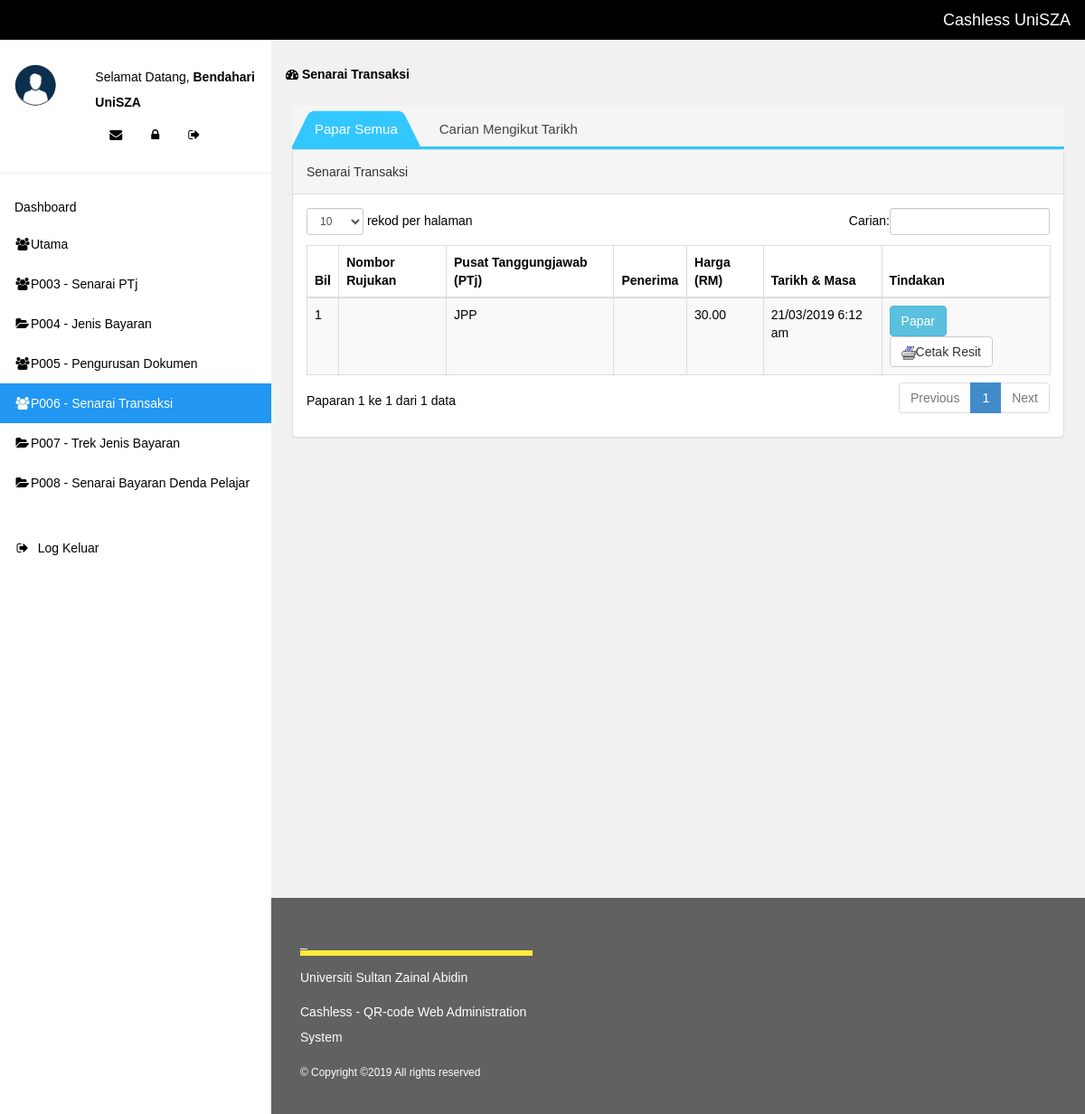
/P006.php (signed in), run on an earlier commit of the app's database.
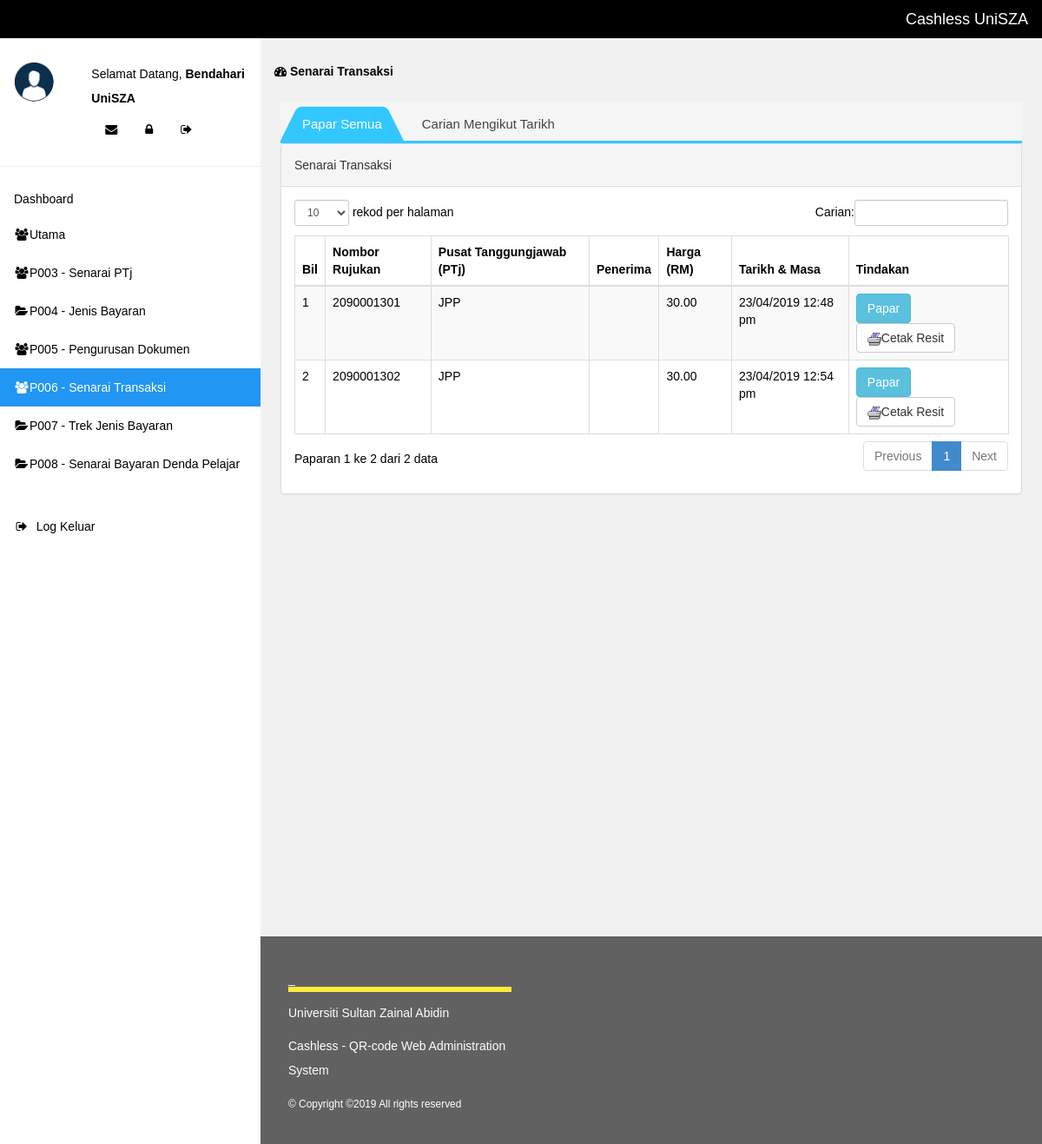
And on a later commit of the database.
### tables this page shows
CREATE TABLE transaksi (
  id_transaksi INT(10) NOT NULL AUTO_INCREMENT,
  ic_pengguna VARCHAR(12) NOT NULL,
  id_kodtransaksi INT(10) NOT NULL,
  id_jenistransaksi VARCHAR(16) NOT NULL,
  tarikh DATETIME NOT NULL,
  jumlah FLOAT(10,2) NOT NULL,
  daripada VARCHAR(12) NOT NULL,
  kepada VARCHAR(12) NOT NULL,
  statustransaction VARCHAR(50) NOT NULL,
  norujukan VARCHAR(50) NULL,
  merchantid VARCHAR(50) NULL,
  jeniskad VARCHAR(50)  NULL,
  status_dokumen VARCHAR(50) NOT NULL,
  doc_acceptby VARCHAR(50) NULL,
  doc_acceptby_nama VARCHAR(50) DEFAULT NULL COMMENT 'nama orang yang ambil',
  doc_giveby VARCHAR(50) NULL,
  created_date TIMESTAMP NULL DEFAULT CURRENT_TIMESTAMP,
  PRIMARY KEY (id_transaksi),
  FOREIGN KEY (ic_pengguna) REFERENCES akaun_pengguna (ic_pengguna),
  FOREIGN KEY (id_kodtransaksi) REFERENCES kod_transaksi (id_kodtransaksi),
  FOREIGN KEY (id_jenistransaksi) REFERENCES kod_jenistransaksi (id_jenistransaksi)
);

CREATE TABLE kod_jenistransaksi (
  id_jenistransaksi VARCHAR(16) NOT NULL,
  jenistransaksi VARCHAR(100) NOT NULL,
  jabatan VARCHAR(40) NOT NULL,
  created_date TIMESTAMP NULL DEFAULT CURRENT_TIMESTAMP,
  PRIMARY KEY (id_jenistransaksi)
  );

### web/ui/table_senarai_transaksi.php (the view, shortened to what this page needs)
<?
	$date = new DateTime();
	$current_date=$date->format('Y-m-d');
	$flag=$_GET['flg'];
		if($flag==''){
			$flag='tb_1';
			}
	$dateSelection=$_GET['dt'];
	if($dateSelection==''){
			$dateSelection='tiada';
			}
?>
<div class="col-md-12">
<div id='cssmenu'>
	<ul>
		<li class="<? echo ($flag=='tb_1'?'active':'') ?>"><a href="P006.php?dt=tiada&flg=tb_1">Papar Semua</a></li>
		<? if ($dateSelection=='tiada' || $dateSelection==''){
			?>
		<li class="<? echo ($flag=='tb_2'?'active':'') ?>"><a href="P006.php?dt=<? echo $current_date; ?>&flg=tb_2">Carian Mengikut Tarikh</a></li>
		<? }else {?>
		<li class="<? echo ($flag=='tb_2'?'active':'') ?>"><a href="P006.php?dt=<? echo $dateSelection; ?>&flg=tb_2">Carian Mengikut Tarikh</a></li>
		<?}?>
	</ul>
</div>
                    <div class="panel panel-default">
                        <div class="panel-heading">
                             Senarai Transaksi
                        </div>
                        <div class="panel-body">
                            <div class="table-responsive">
                                <table class="table table-striped table-bordered table-hover" id="dataTables-example">
                                    <thead>
                                        <tr>
                                            <th>Bil</th>
                                            <th>Nombor Rujukan</th>
											 <th>Pusat Tanggungjawab (PTj)</th>
                                            <th>Penerima</th>
                                            <th>Harga (RM)</th>
											<th>Tarikh & Masa</th>
											<th>Tindakan</th>
                                        </tr>
                                    </thead>
                                    <tbody>
<?php
if($dateSelection=='tiada'){
	$data = mysql_query("SELECT * FROM transaksi");
}else if($dateSelection!='tiada'){
 $data = mysql_query("SELECT * FROM transaksi WHERE DATE_FORMAT(tarikh,'%Y-%m-%d')='$dateSelection'");
} ?>
										<?php
										$i=1;
										while($info = mysql_fetch_array( $data )) {
$tarikh=$info['tarikh'];
$tarikh= DateTime::createFromFormat('Y-m-d H:i:s', $tarikh)->format('d/m/Y g:i a');
											echo "<tr class='gradeA'>";
											echo "<td>".$i." </td>";
											echo "<td>".$info['norujukan']." </td>";
											$data3 = mysql_query("SELECT * FROM kod_jenistransaksi WHERE id_jenistransaksi='".$info['id_jenistransaksi']."'");
											$info3 = mysql_fetch_array( $data3 );
                                            echo "<td>".$info3['jabatan'] . " </td>";
                                            echo "<td>".$info['doc_acceptby_nama'] . " </td>";
											echo "<td>".$info['jumlah'] . " </td>";
											echo "<td>".$tarikh . " </td>";
                                            ?>
											<td>
											<button class="btn btn-info" data-toggle="modal" data-target="#myModalInfo<?echo $info['id_transaksi'];?>">Papar</button>
									<A HREF='../extension/html2pdf/cetakP006_Resit.php?idt=<?=$info['id_transaksi'];?>' target='_blank' class="btn btn-default"><IMG SRC='imgs/print.gif' WIDTH='16' HEIGHT='16' BORDER='0' ALT='cetak' TITLE='Cetak'>Cetak Resit</A>
										 </td>
										 </tr>
										 <?
										$i++;}
										?>
                                    </tbody>
                                </table>
                            </div>
                        </div>
                    </div>
                </div>

What changed in the data, as far as the page shows it:
removed transaksi: id_jenistransaksi.jabatan "JPP", jumlah "30.00", tarikh "21/03/2019 6:12 am"
added transaksi: norujukan "2090001301", id_jenistransaksi.jabatan "JPP", jumlah "30.00", tarikh "23/04/2019 12:48 pm"
added transaksi: norujukan "2090001302", id_jenistransaksi.jabatan "JPP", jumlah "30.00", tarikh "23/04/2019 12:54 pm"
Also different on the page:
text written by a page script: "rekod per halaman Carian: Paparan 1 ke 1 dari 1 data Previous 1 Next" → "rekod per halaman Carian: Paparan 1 ke 2 dari 2 data Previous 1 Next"
